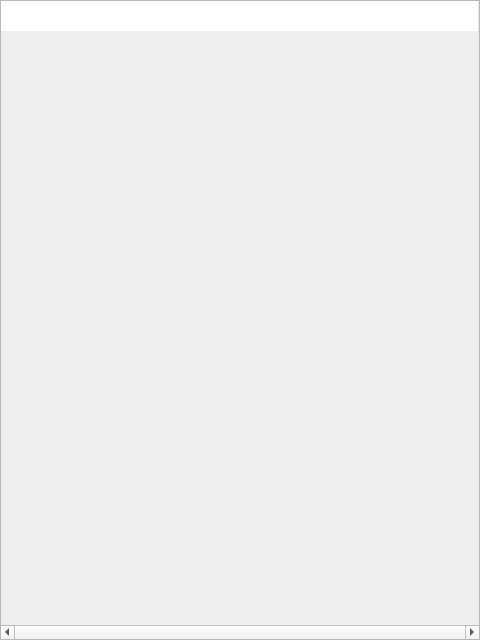
<?xml version="1.0" encoding="UTF-8"?>
<ui version="4.0">
 <class>WindowOutput</class>
 <widget class="QFrame" name="WindowOutput">
  <property name="geometry">
   <rect>
    <x>0</x>
    <y>0</y>
    <width>480</width>
    <height>640</height>
   </rect>
  </property>
  <property name="sizePolicy">
   <sizepolicy hsizetype="Fixed" vsizetype="Fixed">
    <horstretch>0</horstretch>
    <verstretch>0</verstretch>
   </sizepolicy>
  </property>
  <property name="minimumSize">
   <size>
    <width>480</width>
    <height>640</height>
   </size>
  </property>
  <property name="maximumSize">
   <size>
    <width>480</width>
    <height>640</height>
   </size>
  </property>
  <property name="windowTitle">
   <string>Printer</string>
  </property>
  <property name="locale">
   <locale language="English" country="UnitedStates"/>
  </property>
  <property name="frameShape">
   <enum>QFrame::StyledPanel</enum>
  </property>
  <property name="frameShadow">
   <enum>QFrame::Raised</enum>
  </property>
  <widget class="QScrollArea" name="scrollArea">
   <property name="geometry">
    <rect>
     <x>0</x>
     <y>0</y>
     <width>480</width>
     <height>640</height>
    </rect>
   </property>
   <property name="sizePolicy">
    <sizepolicy hsizetype="Preferred" vsizetype="Preferred">
     <horstretch>0</horstretch>
     <verstretch>0</verstretch>
    </sizepolicy>
   </property>
   <property name="verticalScrollBarPolicy">
    <enum>Qt::ScrollBarAsNeeded</enum>
   </property>
   <property name="horizontalScrollBarPolicy">
    <enum>Qt::ScrollBarAlwaysOn</enum>
   </property>
   <property name="widgetResizable">
    <bool>false</bool>
   </property>
   <widget class="Printers::BufferedPaintWidget" name="page">
    <property name="geometry">
     <rect>
      <x>0</x>
      <y>0</y>
      <width>477</width>
      <height>30</height>
     </rect>
    </property>
    <property name="sizePolicy">
     <sizepolicy hsizetype="Expanding" vsizetype="Expanding">
      <horstretch>0</horstretch>
      <verstretch>0</verstretch>
     </sizepolicy>
    </property>
    <property name="palette">
     <palette>
      <active>
       <colorrole role="Base">
        <brush brushstyle="SolidPattern">
         <color alpha="255">
          <red>255</red>
          <green>255</green>
          <blue>255</blue>
         </color>
        </brush>
       </colorrole>
       <colorrole role="Window">
        <brush brushstyle="SolidPattern">
         <color alpha="255">
          <red>255</red>
          <green>255</green>
          <blue>255</blue>
         </color>
        </brush>
       </colorrole>
      </active>
      <inactive>
       <colorrole role="Base">
        <brush brushstyle="SolidPattern">
         <color alpha="255">
          <red>255</red>
          <green>255</green>
          <blue>255</blue>
         </color>
        </brush>
       </colorrole>
       <colorrole role="Window">
        <brush brushstyle="SolidPattern">
         <color alpha="255">
          <red>255</red>
          <green>255</green>
          <blue>255</blue>
         </color>
        </brush>
       </colorrole>
      </inactive>
      <disabled>
       <colorrole role="Base">
        <brush brushstyle="SolidPattern">
         <color alpha="255">
          <red>255</red>
          <green>255</green>
          <blue>255</blue>
         </color>
        </brush>
       </colorrole>
       <colorrole role="Window">
        <brush brushstyle="SolidPattern">
         <color alpha="255">
          <red>255</red>
          <green>255</green>
          <blue>255</blue>
         </color>
        </brush>
       </colorrole>
      </disabled>
     </palette>
    </property>
    <property name="autoFillBackground">
     <bool>true</bool>
    </property>
   </widget>
  </widget>
 </widget>
 <customwidgets>
  <customwidget>
   <class>Printers::BufferedPaintWidget</class>
   <extends>QWidget</extends>
   <header location="global">printers/bufferedpaintwidget.h</header>
   <container>1</container>
  </customwidget>
 </customwidgets>
 <resources/>
 <connections/>
</ui>
